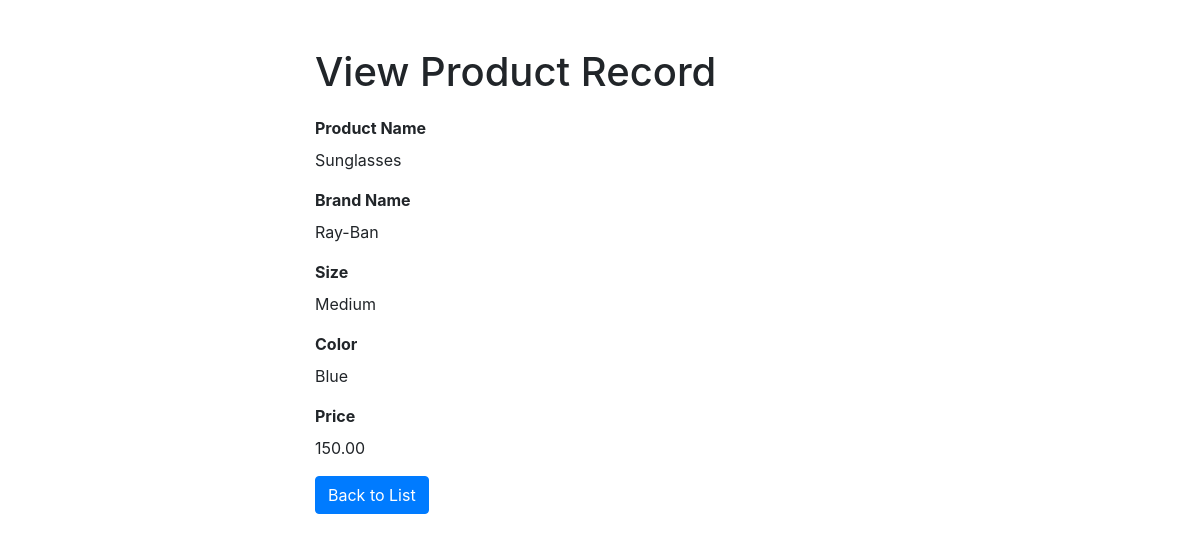
Screenshot of /read.php?id=1 with the database file from the repository.
### tables this page shows
CREATE TABLE `products` (
  `id` int(11) NOT NULL,
  `product_name` varchar(100) NOT NULL,
  `brand_name` varchar(100) NOT NULL,
  `size` varchar(50) NOT NULL,
  `color` varchar(50) NOT NULL,
  `price` decimal(10,2) NOT NULL
);

### read.php (the view, shortened to what this page needs)
<?php
if (isset($_GET["id"]) && !empty(trim($_GET["id"]))) {
    require_once "config.php";
    $sql = "SELECT * FROM products WHERE id = ?";
    if ($stmt = mysqli_prepare($link, $sql)) {
        mysqli_stmt_bind_param($stmt, "i", $param_id);
        if (mysqli_stmt_execute($stmt)) {
            $result = mysqli_stmt_get_result($stmt);
            if (mysqli_num_rows($result) == 1) {
                $row = mysqli_fetch_array($result, MYSQLI_ASSOC);
                $product_name = htmlspecialchars($row["product_name"]);
                $brand_name = htmlspecialchars($row["brand_name"]);
                $size = htmlspecialchars($row["size"]);
                $color = htmlspecialchars($row["color"]);
                $price = htmlspecialchars($row["price"]);
            } else {
                header("location: error.php");
                exit();
            }
        } else {
            echo "Oops! Something went wrong. Please try again later.";
        }
    }
} else {
    header("location: error.php");
    exit();
}
?>
<!DOCTYPE html>
<html lang="en">
<head>
    <link rel="stylesheet" href="https://stackpath.bootstrapcdn.com/bootstrap/4.5.2/css/bootstrap.min.css">
</head>
<body>
    <div class="wrapper">
        <div class="container-fluid">
            <div class="row">
                <div class="col-md-12">
                    <h1 class="mt-5 mb-3">View Product Record</h1>
                    <div class="content">
                        <div class="form-group">
                            <label><strong>Product Name</strong></label>
                            <p><?php echo $product_name; ?></p>
                        </div>
                        <div class="form-group">
                            <label><strong>Brand Name</strong></label>
                            <p><?php echo $brand_name; ?></p>
                        </div>
                        <div class="form-group">
                            <label><strong>Size</strong></label>
                            <p><?php echo $size; ?></p>
                        </div>
                        <div class="form-group">
                            <label><strong>Color</strong></label>
                            <p><?php echo $color; ?></p>
                        </div>
                        <div class="form-group">
                            <label><strong>Price</strong></label>
                            <p><?php echo $price; ?></p>
                        </div>
                        <p><a href="index.php" class="btn btn-primary">Back to List</a></p>
                    </div>
                </div>
            </div>
        </div>
    </div>
</body>
</html>

### read.php (style rules this page uses)
.wrapper { width: 600px; margin: 0 auto; }
.content { margin-top: 20px; }

### rows the page displays
products: product_name "Sunglasses", brand_name "Ray-Ban", size "Medium", color "Blue", price "150.00"
